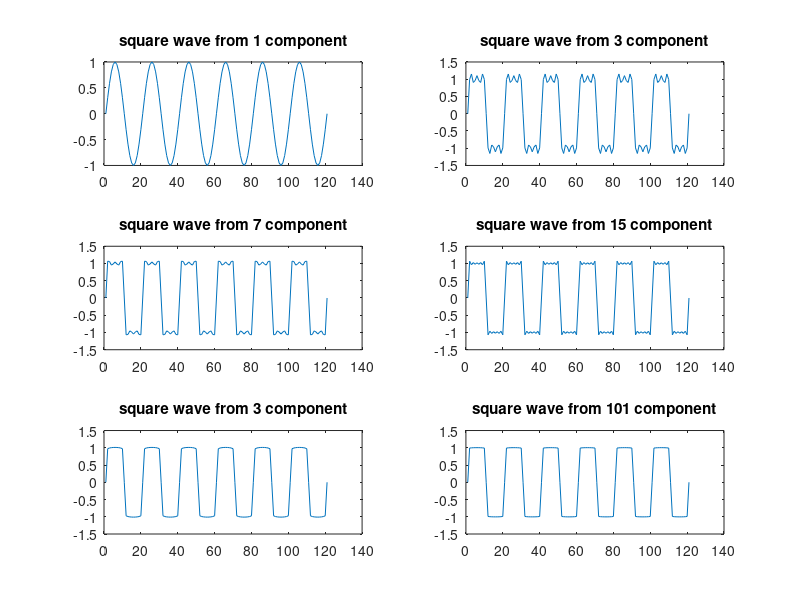

This chart was generated by the following MATLAB code:
clc;
close all;
clear;

%sine wave 1KHz
f=1;
t=-3:.05:3;
a=sin(2*pi*f*t);
subplot(3,2,1);
plot(a);
title('square wave from 1 component')

%3 component sine wave
i=0;
for k=1:3
    b=[[sin(2*pi*((2*k)-1)*f*t)]/[((2*k)-1)]];
    i=b+i;
end
e=i*(4/pi);
subplot(3,2,2);
plot(e);
title('square wave from 3 component');

%7 component sine wave
l=0;
for k=1:7
    b=[[sin(2*pi*((2*k)-1)*f*t)]/[((2*k)-1)]];
    l=b+l;
end
m=l*(4/pi);
subplot(3,2,3);
plot(m);
title('square wave from 7 component');


%15 component sine wave
n=0;
for k=1:15
    b=[[sin(2*pi*((2*k)-1)*f*t)]/[((2*k)-1)]];
    n=b+n;
end
o=n*(4/pi);
subplot(3,2,4);
plot(o);
title('square wave from 15 component');

%31 component sine wave
p=0;
for k=1:31
    b=[[sin(2*pi*((2*k)-1)*f*t)]/[((2*k)-1)]];
    p=b+p;
end
q=p*(4/pi);
subplot(3,2,5);
plot(q);
title('square wave from 3 component');

%101 component sine wave
j=0;
for k=1:101
    b=[[sin(2*pi*((2*k)-1)*f*t)]/[((2*k)-1)]];
   j=b+j;
end
g=j*(4/pi);
subplot(3,2,6);
plot(g);
title('square wave from 101 component');





